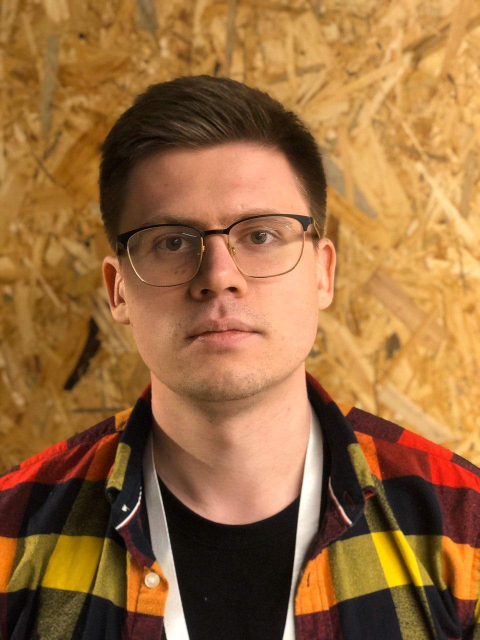
#> input picture filtering/processing/photo_2020-02-16_16-20-29.jpg, 960 x 1280 px (shown at 1/2 size)
$ python harlem.py
#> lines starting #> are read from the running program, lines starting #| are printed output that depends on the picture
### filtering/processing/photo_api.py
import requests


def get_video(picture):
    files = {'upload_file': picture}
    values = {'no_resize': 1}

    text = requests.post("http://upload-soft.photolab.me/upload.php", files=files, data=values).text

    values = {
        'image_url[1]': text,
        'template_name': "2355",
        'animated': "1",
    }
    video_url = requests.post("http://api-soft.photolab.me/template_process.php", data=values).text
    return video_url

### filtering/processing/harlem.py
import itertools
import os
import random
from collections import defaultdict

import numpy as np
import cv2

from filtering.processing.photo_api import get_video

FRAMES_PER_SECOND = 12
VIDEO_LEN_SECONDS = 15

SPRITES_COUNT = 4

RESOURCE_PATH = '/Users/sfilonov/PycharmProjects/PhotoLab/resources'
DANCE_PATH = os.path.join(RESOURCE_PATH, 'dance_animations')


def _animation_yield(sprites):
    for element in itertools.cycle(sprites):
        yield element


# [15 lines left out: functions video_frames_iter, video_by_frames, not called in this run]


def _offsets_yield(offsets):
    for element in offsets:
        yield element


def get_file(path):
    return open(path, 'rb')


class VideoMaker:

    def __init__(self, path):
#> called with path = 'photo_2020-02-16_16-20-29.jpg'
        self.path = path
        self.img = cv2.imread(path)
#> self.img is the input picture: shape (1280, 960, 3); mean B, G, R 61.5, 107.6, 153.5
        self.height, self.width, self.layers = self.img.shape
#> self.height = 1280; self.width = 960; self.layers = 3
        self.face_roi = self._get_face_roi()
        self.animations = self._init_animations()
        self.offset_mapping = {
            'girl1': (50, 50),
            'mario': ('str', 50),
            'spange': (50, 'str'),
            'girl_blue': ('str', 'str')
        }

    def _get_face_roi(self):
        gray = cv2.cvtColor(self.img, cv2.COLOR_BGR2GRAY)
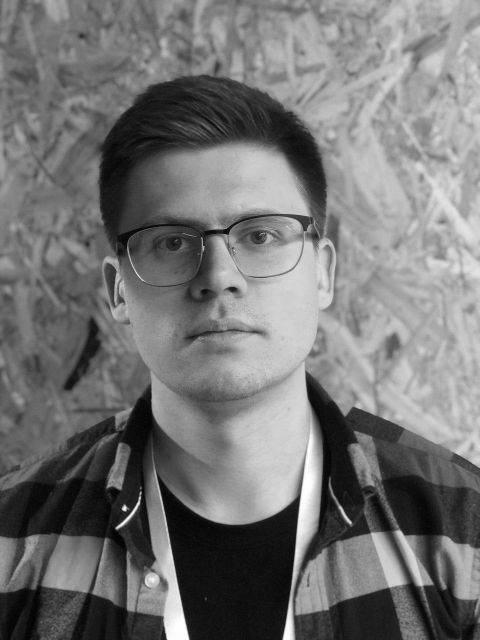
#> gray: shape (1280, 960) (shown at 1/2 size); min 0, max 255, mean 116.1
        faceCascade = cv2.CascadeClassifier(cv2.data.haarcascades + "haarcascade_frontalface_default.xml")
        faces = faceCascade.detectMultiScale(
            gray,
            scaleFactor=1.3,
            minNeighbors=3,
            minSize=(30, 30)
        )
#> faces = [[189, 276, 502, 502]]
        for (x, y, w, h) in faces:
            return x, y, w, h
#> this loop made 1 pass
#> in __init__, `self.face_roi = self._get_face_roi()`: self.face_roi = (189, 276, 502, 502)

    def __pick_random_animations(self, animations):
        if len(animations) <= SPRITES_COUNT:
            return animations.values()
        return random.choices(animations.values(), k=SPRITES_COUNT)

    def __group_animations_by_dir(self, animations):
        groups = defaultdict(list)
        for path in animations:
            folder = os.path.basename(os.path.normpath(os.path.dirname(path)))
            groups[folder].append(path)
        for key, value in groups.items():
            groups[key] = _animation_yield(value)

        return groups

    def _init_animations(self):
        animations = []
        for dirname, dirnames, filenames in os.walk(DANCE_PATH):
            for filename in filenames:
                    animations.append(os.path.join(dirname, filename))
        grouped = self.__group_animations_by_dir(animations)
        return self.__pick_random_animations(grouped)

    # [63 lines left out: functions get_offset_for_animation, overlay_transparent, put_animations_over, not called in this run]

    def run(self):
        out = cv2.VideoWriter('project.mp4',
                              cv2.VideoWriter_fourcc(*'MP4V'),
                              FRAMES_PER_SECOND,
                              (self.width, self.height))
        file = get_file(self.path)
        video_url = get_video(file)
        video_by_frames(video_url)
        videos = video_frames_iter()
        for i in range(int(VIDEO_LEN_SECONDS * FRAMES_PER_SECOND)):
            if i > 12 * 8:
                self.img = next(videos)
                frame = self.put_animations_over(self.img, self.animations, self.face_roi)
            else:
                frame = self.img
            out.write(frame)
        out.release()


if __name__ == '__main__':
    path = os.path.join(RESOURCE_PATH, 'telegram-cloud-photo-size-2-5350578246728657937-y.jpg')
    video_maker = VideoMaker('photo_2020-02-16_16-20-29.jpg')
    video_maker.run()
#> (the call stopped at in get_video, `text = requests.post("http://upload-soft.photolab.me/upload.php", file..`: requests is not available in this run)
